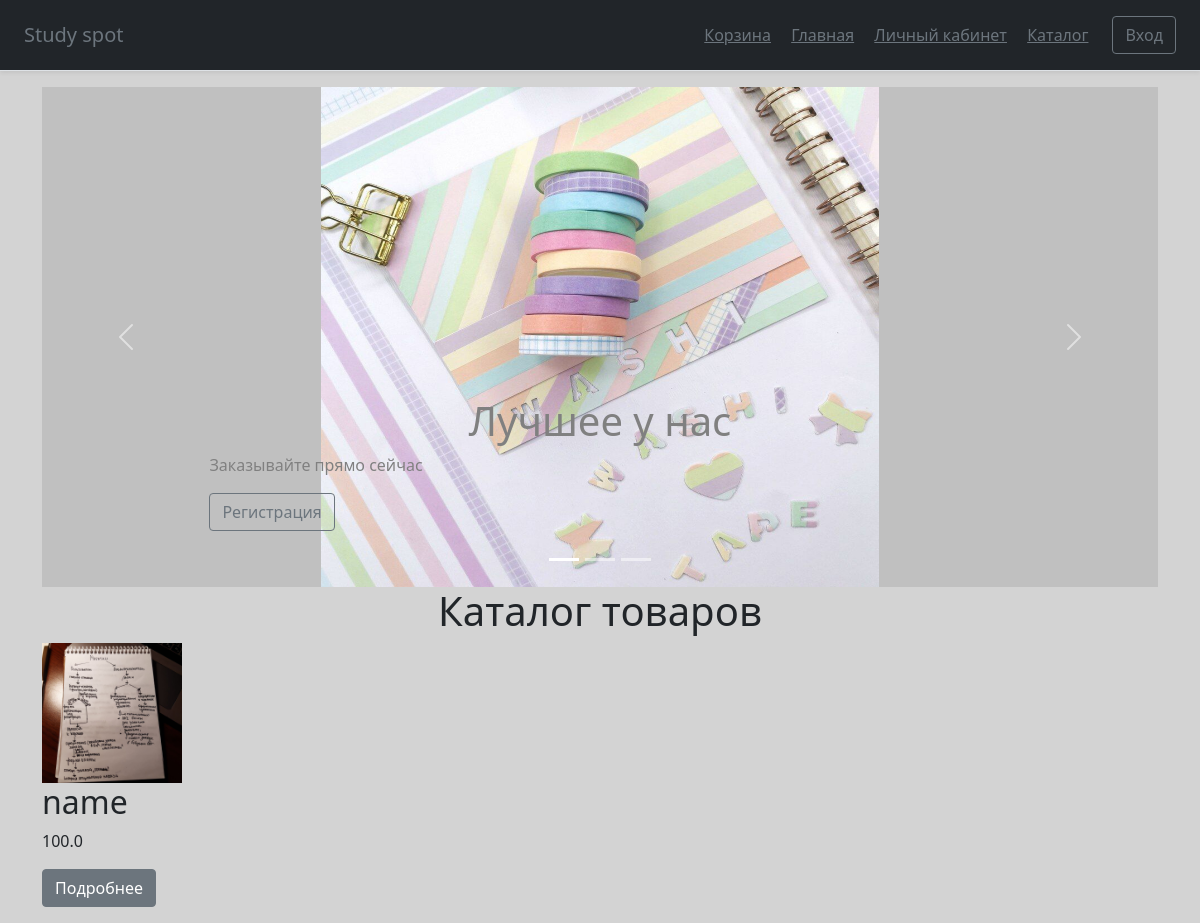
/catalog, run on the app's committed database.
### main.py (models this page shows)
class Items(db.Model):
    id = db.Column(db.Integer, primary_key=True, autoincrement=True)
    name = db.Column(db.String(100), nullable=True)
    description = db.Column(db.Text, nullable=True)
    photo_url = db.Column(db.Text, nullable=True)
    count = db.Column(db.Integer, nullable=True)
    price = db.Column(db.Float, nullable=True)

### main.py (the view)
    @app.route('/catalog')
    def catalog():
        items = Items.query.all()
        return render_template('catalog.html', title='Каталог', css_file='catalog.css', class_main='container',
                               items=items)

### templates/catalog.html (shortened to what this page needs)
{% extends "base.html" %}
{% block content %}
<div id="myCarousel" class="carousel slide" data-bs-ride="carousel">
    <div class="carousel-indicators">
      <button type="button" data-bs-target="#myCarousel" data-bs-slide-to="0" class="active" aria-current="true" aria-label="Slide 1"></button>
      <button type="button" data-bs-target="#myCarousel" data-bs-slide-to="1" aria-label="Slide 2"></button>
      <button type="button" data-bs-target="#myCarousel" data-bs-slide-to="2" aria-label="Slide 3"></button>
    </div>
     <div class="carousel-inner">
      <div class="carousel-item active" style="background-color:Silver;">
        <img class="bd-placeholder-img mx-auto d-block"  src="/static/img/tapescar.jpg" width="50%" height="100%">
        <div class="container">
          <div class="carousel-caption text-start">
            <h1 style="color:Gray;">Лучшее у нас</h1>
            <p style="color:Gray;">Заказывайте прямо сейчас</p>
            <p><a class="btn btn-outline-secondary" href="/registration">Регистрация</a></p>
          </div>
        </div>
      </div>
    </div>
    <button class="carousel-control-prev" type="button" data-bs-target="#myCarousel" data-bs-slide="prev">
      <span class="carousel-control-prev-icon" aria-hidden="true"></span>
    </button>
    <button class="carousel-control-next" type="button" data-bs-target="#myCarousel" data-bs-slide="next">
      <span class="carousel-control-next-icon" aria-hidden="true"></span>
    </button>
  </div>
<h1>Каталог товаров</h1>
<div class="row">
{% for item in items %}
  <div class="col-lg-4">
    <img class="bd-placeholder-img-c" src="{{ item.photo_url }}" width="140" height="140" aria-label="Placeholder: 140x140">
    <h2>{{ item.name }}</h2>
    <p>{{ item.price }}</p>
    <p><a class="btn btn-secondary" href="item/{{ item.id }}">Подробнее</a></p>
  </div>
{% endfor %}
</div>
{% endblock %}

### static/css/catalog.css (style rules this page uses)
body { background-color: lightgrey; }
.bd-placeholder-img { font-size: 1.125rem; text-anchor: middle; height: 500px; weight: 2000px; -webkit-user-select: none; -moz-user-select: none; user-select: none; }
.bd-placeholder-img-c { font-size: 1.125rem; text-anchor: middle; -webkit-user-select: none; -moz-user-select: none; user-select: none; }
h1 { text-align: center; }

### data on the page
Items: photo_url (picture), name "name", price "100.0"
